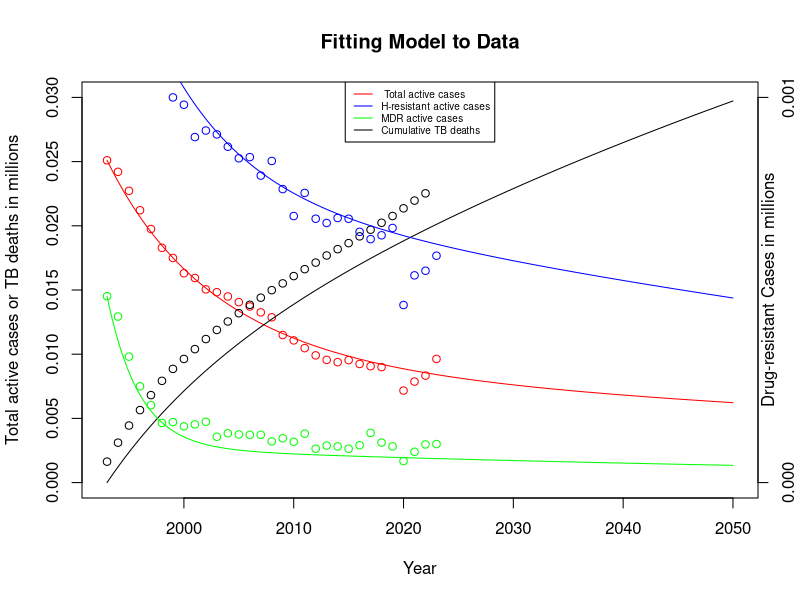

Source code (R):
## ---- chunk 1
knitr::opts_chunk$set(echo = TRUE)
library(ggplot2)
library(tidyr)
library(deSolve) 
## ---- chunk 2
CDCActiveTotal <- c(25102, 24206, 22726, 21212, 19751, 18285, 17492, 16305, 15937, 15048, 14828, 14494, 14052, 13716, 13258, 12876, 11492, 11074, 10471, 9908, 9556, 9379, 9539, 9238, 9066, 8996, 88895, 7170, 7866, 8332, 9633) #CDC TB Incidence and Mortality: 1953–2023 (should I include data pre-1993?) 
ActiveCasesTotal <- CDCActiveTotal/1000000 #Calculates total active infections from the CDC data

CDCTBDeaths <- c(1631, 1631+1478, 1631+1478+1336, 1631+1478+1336+1202, 1631+1478+1336+1202+1166, 1631+1478+1336+1202+1166+1112, 1631+1478+1336+1202+1166+1112+930, 1631+1478+1336+1202+1166+1112+930+776, 1631+1478+1336+1202+1166+1112+930+776+764, 1631+1478+1336+1202+1166+1112+930+776+764+784, 1631+1478+1336+1202+1166+1112+930+776+764+784+711, 1631+1478+1336+1202+1166+1112+930+776+764+784+711+657, 1631+1478+1336+1202+1166+1112+930+776+764+784+711+657+648, 1631+1478+1336+1202+1166+1112+930+776+764+784+711+657+648+652, 1631+1478+1336+1202+1166+1112+930+776+764+784+711+657+648+652+554, 1631+1478+1336+1202+1166+1112+930+776+764+784+711+657+648+652+554+585, 1631+1478+1336+1202+1166+1112+930+776+764+784+711+657+648+652+554+585+529, 1631+1478+1336+1202+1166+1112+930+776+764+784+711+657+648+652+554+585+529+569, 1631+1478+1336+1202+1166+1112+930+776+764+784+711+657+648+652+554+585+529+569+539, 1631+1478+1336+1202+1166+1112+930+776+764+784+711+657+648+652+554+585+529+569+539+510, 1631+1478+1336+1202+1166+1112+930+776+764+784+711+657+648+652+554+585+529+569+539+510+555,
1631+1478+1336+1202+1166+1112+930+776+764+784+711+657+648+652+554+585+529+569+539+510+555+493,
1631+1478+1336+1202+1166+1112+930+776+764+784+711+657+648+652+554+585+529+569+539+510+555+493+470,
1631+1478+1336+1202+1166+1112+930+776+764+784+711+657+648+652+554+585+529+569+539+510+555+493+470+528,
1631+1478+1336+1202+1166+1112+930+776+764+784+711+657+648+652+554+585+529+569+539+510+555+493+470+528+515,
1631+1478+1336+1202+1166+1112+930+776+764+784+711+657+648+652+554+585+529+569+539+510+555+493+470+528+515+542,
1631+1478+1336+1202+1166+1112+930+776+764+784+711+657+648+652+554+585+529+569+539+510+555+493+470+528+515+542+526,
1631+1478+1336+1202+1166+1112+930+776+764+784+711+657+648+652+554+585+529+569+539+510+555+493+470+528+515+542+526+600,
1631+1478+1336+1202+1166+1112+930+776+764+784+711+657+648+652+554+585+529+569+539+510+555+493+470+528+515+542+526+600+602,
1631+1478+1336+1202+1166+1112+930+776+764+784+711+657+648+652+554+585+529+569+539+510+555+493+470+528+515+542+526+600+602+565) #CDC TB Incidence and Mortality: 1953–2023
TotalDeaths <- CDCTBDeaths/1000000

CDCTBDeathsNC <- c(1631, 1478, 1336, 1202, 1166, 1112, 930, 776, 764, 784, 711, 657, 648, 652, 554, 585, 529, 569, 539, 510, 555, 493, 470, 528, 515, 542, 526, 600, 602, 565) #CDC TB Incidence and Mortality: 1953–2023 (up to 2022)
DeathsNC <- CDCTBDeathsNC/1000000

CDCActiveHR <- c(1534, 1543, 1351, 1284, 1195, 1120, 1000, 981, 897, 914, 904, 872, 842, 845, 797, 835, 762, 692, 752, 685, 674, 687, 685, 651, 632, 642, 661, 461, 538, 550, 589)# TB by Drug Resistance: 1993–2023 
ActiveCasesHR <- CDCActiveHR/1000000

CDCActiveMDR <- c(484, 431, 327, 250, 201, 155, 157, 146, 151, 158, 119, 128, 125, 124, 124, 107, 115, 106, 127, 88, 96, 94, 88, 97, 129, 104, 94, 56, 80, 99, 100) # TB by Drug Resistance: 1993–2023
ActiveCasesMDR <- CDCActiveMDR/1000000
## ---- chunk 3
# Function
tb_model <- function(t, state, parms) {
  with(as.list(c(state, parms)), {
    
    dS  <- (rho * N -
            ql*t1 * S*I1/N -
            ql*t2 * S*I2/N -
            ql*t3 * S*I3/N -
            ql*t4 * S*I4/N +
            z1*phi1*I1 + z2*phi2*I2 + z3*phi3*I3 + z4*phi4*I4 +
            (1 - l)*alpha*N -
            mu0*S)

    dE1 <- ((1 - p)*ql*t1 * S*I1/N -
            vL * E1 +
            (1 - y1)*(1 - z1)*phi1 * I1 +
            l*alpha*(1 - r2 - r3 - r4)*N -
            mu0*E1)

    dI1 <- (p*ql*t1 * S*I1/N +
            vL*E1 -
            phi1*I1 -
            mu0*I1 -
            mu*I1)

    dE2 <- ((1 - p)*ql*t2 * S*I2/N -
            vL * E2 +
            (1 - y2)*(1 - z2)*phi2 * I2 +
            gamma*(1 - z1)*y1*phi1 * I1 +
            l*alpha*r2*N -
            mu0*E2)

    dI2 <- (p*ql*t2 * S*I2/N +
            vL*E2 -
            phi2*I2 -
            mu0*I2 -
            mu*I2)

    dE3 <- ((1 - p)*ql*t3 * S*I3/N -
            vL * E3 +
            (1 - y2)*(1 - z3)*phi3 * I3 +
            (1 - gamma)*(1 - z1)*y1*phi1 * I1 +
            l*alpha*r3*N -
            mu0*E3)

    dI3 <- (p*ql*t3 * S*I3/N +
            vL*E3 -
            phi3*I3 -
            mu0*I3 -
            mu*I3)

    dE4 <- ((1 - p)*ql*t4 * S*I4/N -
            vL * E4 +
            (1 - z2)*y2*phi2 * I2 +
            (1 - z3)*y2*phi3 * I3 +
            (1 - z4)*phi4 * I4 +
            l*alpha*r4*N -
            mu0*E4)

    dI4 <- (p*ql*t4 * S*I4/N +
            vL*E4 -
            phi4*I4 -
            mu0*I4 -
            mu*I4)

    dD  <- (mu * (I1 + I2 + I3 + I4))

    dN  <- (rho*N +
            alpha*N -
            mu*(I1 + I2 + I3 + I4) -
            mu0*N)

    list(c(dS, dE1, dI1, dE2, dI2, dE3, dI3, dE4, dI4, dD, dN))
  })
}

# Time steps
deltaT <- 0.1
finalYr <- 57
cutoffYr <- 8/deltaT
totT <- finalYr / deltaT

# simulation
 hill <- function(initial=cutoffYr+1, final=totT+1, dataSet=P) {
  # recursive=TRUE collapses dataframe to labeled vector
  initv <- c(dataSet[initial,], recursive=TRUE)
  # times = data points to be calculated
  times <- initial:final*deltaT
  # compute master results
  mres <- lsoda(initv, times, tb_model, parms)
  # mres[,-1] = mres without 1st column
  dataSet[initial:final,] <- c(mres[,-1])
  return(dataSet)
 }


# Create composite metrics (from Ellie's code)
 generateResults <- function(mres) {
  with(as.list(parms), {
    Susceptible <- mres$S
    Exposed1 <- mres$E1
    Infectious1 <- mres$I1
    Exposed2 <- mres$E2
    Infectious2 <- mres$I2
    Exposed3 <- mres$E3
    Infectious3 <- mres$I3
    Exposed4 <- mres$E4
    Infectious4 <- mres$I4
    Dead <- mres$D
    Total <- mres$S + mres$E1 + mres$I1 + mres$E2 + mres$I2 + mres$E3 + mres$I3 + mres$E4 + mres$I4
    InfectiousTotal <- mres$I1 + mres$I2 + mres$I3 + mres$I4 
    return(data.frame(Susceptible, Exposed1, Infectious1, Exposed2, Infectious2, Exposed3, Infectious3, Exposed4, Infectious4, Total, Dead, InfectiousTotal))
  })
}
## ---- chunk 4
# Parameters
parms <- c(
  a2 = 0.105652248,     # Proportion of initial latent TB cases that are H-resistant 
  a3 = 0.131520202,     # Proportion of initial latent TB cases that are R-resistant 
  a4 = 0.070481149,     # Proportion of initial latent TB cases that are MDR 

  alpha = 0.00425,   # Immigration rate into the US (fixed)

  b = 0.97654058,     # Proportion of initial active TB cases that are drug-susceptible 

  gamma = 0.524266165,  # Proportion of H-resistance acquisition cases 

  l = 0.000562594,      # Proportion of immigrants that have LTBI 

  # lambda = .5,  # Effective contact rate 

  mu = 0.03905741,    # TB-specific mortality rate 
  mu0 = 0.013,  # Background (non-TB) mortality rate (fixed)

  p = 0.292209529,      # Proportion of exogenous infections that are acute 

  phi1 = 0.734845676,  # Rate of end of treatment for DS TB 
  phi2 = 0.754501712,   # Rate of end of treatment for H-resistant TB 
  phi3 = 0.793892835,  # Rate of end of treatment for R-resistant TB
  phi4 = 0.33117347,   # Rate of end of treatment for MDR TB 

  # q = 0.1,      # Proportion of active TB cases that are infectious 
  
  ql = 29.61375806, # combined q with lambda
  
  r2 = 0.175348553,     # Proportion of immigrant H-resistant LTBI cases
  r3 = 0.104873813,     # Proportion of immigrant R-resistant LTBI cases 
  r4 = 0.181558845,     # Proportion of immigrant MDR LTBI cases 

  rho = 0.0179, # US birth rate (fixed)

  t1 = 0.083729561,    # Time in treatment for DS 
  t2 = 0.081051151,    # Time in treatment for H-resistant 
  t3 = 0.066386975,    # Time in treatment for R-resistant
  t4 = 0.004869436,    # Time in treatment for MDR 

  vL = 9.86E-05,   # Progression rate from latent to active TB 

  y1 = 0.251006296,    # Failed treatment leading to H/R resistance from DS 
  y2 = 0.492070759,    # Failed treatment leading to MDR from H- or R-resistant TB 


  z1 = 0.868996216,    # Success rate of DS TB treatment 
  z2 = 0.527805621,     # Success rate of H-resistant TB treatment 
  z3 = 0.793508601,     # Success rate of R-resistant TB treatment
  z4 = 0.446132434    # Success rate of MDR TB treatment 
)
## ---- chunk 5
# Initial conditions (Ellie's code)
    S <- E1 <- I1 <- E2 <- I2 <- E3 <- I3 <- E4 <- I4 <- D <- N <- rep(0,totT) #Sets compartment values to 0
    P <- data.frame(S, E1, I1, E2, I2, E3, I3, E4, I4, D, N) #Creates a matrix of compartment values
    
    list2env(as.list(parms), envir = .GlobalEnv)

     #Total Population
    P$N[1] <- 280.726081 #From census data
    #LTBI
    P$E1[1] <- 11.213*(1-a2-a3-a4) #Data from Hill
    P$E2[1] <- 11.213*a2
    P$E3[1] <- 11.213*a3
    P$E4[1] <- 11.213*a4
    #Active TB
    P$I1[1] <- (b*(CDCActiveTotal[1] - CDCActiveHR[1] - CDCActiveMDR[1])/(mu0 + mu + phi1))/1000000 
    #Method from Hill; The CDC tracks H-Resistant and MDR cases. 
    #Those leftover are either drug-susceptible or R-resistant (scaled by b and (b-1), respectively) 
    P$I2[1] <- (CDCActiveHR[1]/(mu0 + mu + phi2))/1000000
    P$I3[1] <- ((1-b)*(CDCActiveTotal[1] - CDCActiveHR[1] - CDCActiveMDR[1])/(mu0 + mu + phi3))/1000000
    P$I4[1] <- (CDCActiveMDR[1]/(mu0 + mu + phi4))/1000000
    #Susceptible Population
    P$S[1] <- P$N[1] - P$E1[1] - P$I1[1] - P$E2[1] - P$I2[1] - P$E3[1] - P$I3[1] - P$E4[1] - P$I4[1]
    
    yrs <- seq(1993, 1993+finalYr, deltaT)
    
    P <- hill(1, totT+1, P)
    Results <- generateResults(P)
## ---- chunk 6
#Plot model and CDC data for total active cases, HR cases, MDR 
#cases, and TB deaths on the same plot, using two sets of axes
years = 1993:2023 #For CDC data where we have through 2013
plot(yrs, (Results$Infectious1*(mu0+mu+phi1)) +  (Results$Infectious2*(mu0+mu+phi2)) + (Results$Infectious3*(mu0+mu+phi3)) + (Results$Infectious4*(mu0+mu+phi4)), main='Fitting Model to Data', xlab='Year',ylab='Total active cases or TB deaths in millions', type='l',col='red', ylim=  c(0,.03)) #Total active cases in the model is the sum of #each I compartment
points(years,ActiveCasesTotal,col='red')
years=1993:2022 #For CDC data on TB deaths, where we have through #2022 only
lines(yrs, Results$Dead, col='black')
points(years, TotalDeaths,col='black')
par(new = TRUE) #This uses the right-hand side axis, since HR and 
#MDR cases exist on a much smaller scale
years = 1993:2023
plot(yrs, Results$Infectious2*(mu0+mu+phi2), axes = FALSE,  bty = "n", xlab = "", ylab = "", col='blue', ylim=c(0,0.001), type='l')
points(years,ActiveCasesHR, col='blue')
lines(yrs,Results$Infectious4*(mu0+mu+phi4),col='green')
points(years,ActiveCasesMDR,col='green')
mtext("Drug-resistant Cases in millions",side=4)
axis(side=4,at=c(0,0.001))
legend('top', legend=c(' Total active cases',
                                       'H-resistant active cases',
                        'MDR active cases',
                        'Cumulative TB deaths'), 
       col=c('red', 'blue','green', 'black'), lty=c(1,1, 1, 1),cex = 0.6)
